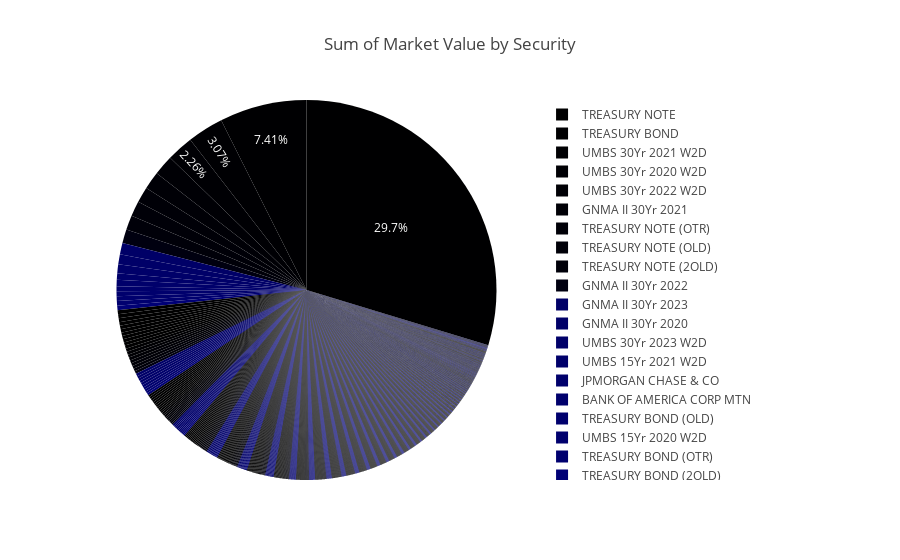

The notebook cell saved with this chart:
### Code cell
#Checking which is the most held security USD
grouped_df_usd = port_usd.groupby('Security Description')['Market Value'].sum().reset_index()
# Create a pie chart

fig2 = px.pie(grouped_df_usd, names='Security Description', values='Market Value', title='Sum of Market Value by Security')
fig2.update_traces(textposition='inside')
fig2.update_layout(uniformtext_minsize=12, uniformtext_mode='hide')

# Show the plot
fig2.show()

### Figure 1 — Plotly figure (JSON) as saved in the notebook; plotly's stock layout.template omitted (floating-point values rounded to 4 significant figures; data arrays with more than 128 entries replaced by an {"elided": "..."} marker saying what was removed)
{"data": [{"domain": {"x": [0, 1], "y": [0, 1]}, "hovertemplate": "Security Description=%{label}<br>Market Value=%{value}<extra></extra>", "labels": {"elided": "5064 str values"}, "legendgroup": "", "name": "", "showlegend": true, "textposition": "inside", "type": "pie", "values": {"elided": "5064 float values"}}], "layout": {"legend": {"tracegroupgap": 0}, "title": {"text": "Sum of Market Value by Security"}, "uniformtext": {"minsize": 12, "mode": "hide"}}}
